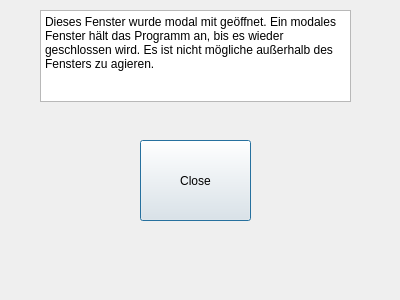
<?xml version="1.0" encoding="UTF-8"?>
<ui version="4.0">
 <class>DlgModal</class>
 <widget class="QDialog" name="DlgModal">
  <property name="geometry">
   <rect>
    <x>0</x>
    <y>0</y>
    <width>400</width>
    <height>300</height>
   </rect>
  </property>
  <property name="windowTitle">
   <string>Dialog</string>
  </property>
  <widget class="QPushButton" name="pushButton">
   <property name="geometry">
    <rect>
     <x>140</x>
     <y>140</y>
     <width>111</width>
     <height>81</height>
    </rect>
   </property>
   <property name="text">
    <string>Close</string>
   </property>
  </widget>
  <widget class="QTextEdit" name="textEdit">
   <property name="geometry">
    <rect>
     <x>40</x>
     <y>10</y>
     <width>311</width>
     <height>92</height>
    </rect>
   </property>
   <property name="html">
    <string>&lt;!DOCTYPE HTML PUBLIC &quot;-//W3C//DTD HTML 4.0//EN&quot; &quot;http://www.w3.org/TR/REC-html40/strict.dtd&quot;&gt;
&lt;html&gt;&lt;head&gt;&lt;meta name=&quot;qrichtext&quot; content=&quot;1&quot; /&gt;&lt;meta charset=&quot;utf-8&quot; /&gt;&lt;style type=&quot;text/css&quot;&gt;
p, li { white-space: pre-wrap; }
hr { height: 1px; border-width: 0; }
li.unchecked::marker { content: &quot;\2610&quot;; }
li.checked::marker { content: &quot;\2612&quot;; }
&lt;/style&gt;&lt;/head&gt;&lt;body style=&quot; font-family:'Segoe UI'; font-size:9pt; font-weight:400; font-style:normal;&quot;&gt;
&lt;p style=&quot; margin-top:0px; margin-bottom:0px; margin-left:0px; margin-right:0px; -qt-block-indent:0; text-indent:0px;&quot;&gt;Dieses Fenster wurde modal mit geöffnet. Ein modales Fenster hält das Programm an, bis es wieder geschlossen wird. Es ist nicht mögliche außerhalb des Fensters zu agieren.&lt;/p&gt;&lt;/body&gt;&lt;/html&gt;</string>
   </property>
  </widget>
 </widget>
 <resources/>
 <connections>
  <connection>
   <sender>pushButton</sender>
   <signal>clicked()</signal>
   <receiver>DlgModal</receiver>
   <slot>close()</slot>
   <hints>
    <hint type="sourcelabel">
     <x>182</x>
     <y>145</y>
    </hint>
    <hint type="destinationlabel">
     <x>310</x>
     <y>228</y>
    </hint>
   </hints>
  </connection>
 </connections>
</ui>
